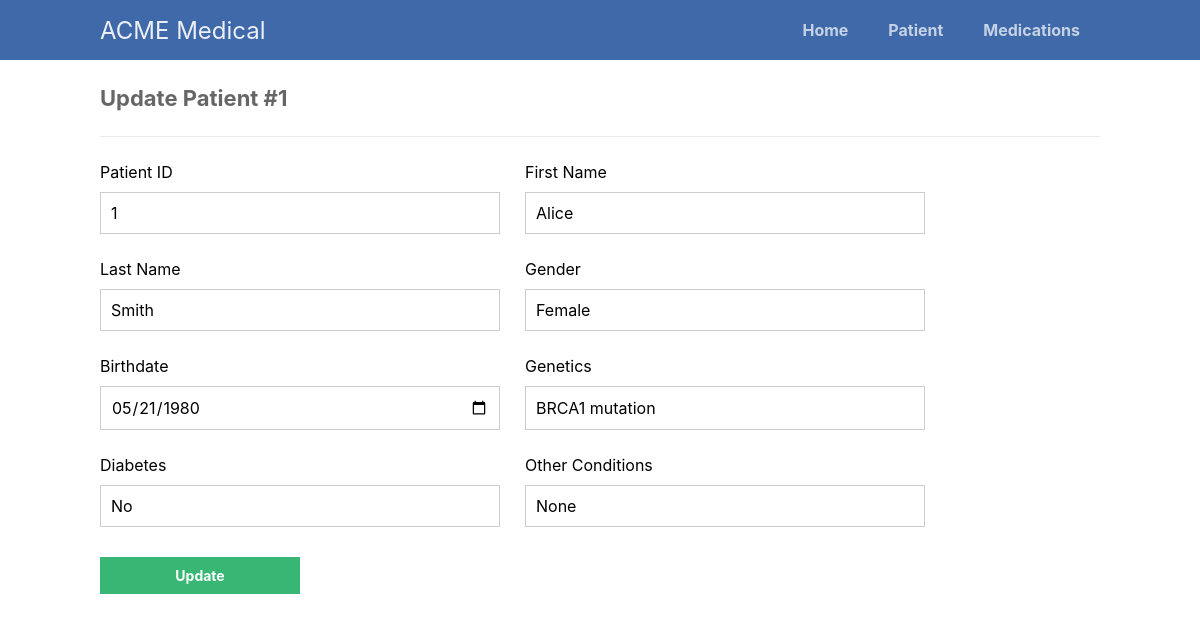
The app's page /scripts/patient/patient-update.php?PatientID=1 with its own data.
### tables this page shows
CREATE TABLE IF NOT EXISTS PatientInformation (
  PatientID INT AUTO_INCREMENT PRIMARY KEY,
  FirstName VARCHAR(255) NOT NULL,
  LastName VARCHAR(255) NOT NULL,
  Gender ENUM('Male', 'Female', 'Other') NOT NULL,
  Birthdate DATE NOT NULL,
  Genetics TEXT,
  Diabetes ENUM('Yes', 'No') NOT NULL,
  OtherConditions TEXT
);

### scripts/patient/patient-update.php (the view, shortened to what this page needs)
<?php
@include_once (APP_ROOT . APP_FOLDER_NAME . '/scripts/functions.php');
$pdo = pdo_connect_mysql();
if (isset($_GET['PatientID'])) {
    $stmt = $pdo->prepare('SELECT * FROM PatientInformation WHERE PatientID = ?');
    $stmt->execute([$_GET['PatientID']]);
    $patient = $stmt->fetch(PDO::FETCH_ASSOC);
} else {
    exit('No ID specified!');
}
?>
<?= template_header('Update Patient') ?>
<div class="content update">
    <h2>Update Patient #<?= $patient['PatientID'] ?></h2>
    <form action="patient-update.php?PatientID=<?= $patient['PatientID'] ?>" method="post">
        <label for="PatientID">Patient ID</label>
        <label for="FirstName">First Name</label>
        <input type="text" name="PatientID" placeholder="1" value="<?= $patient['PatientID'] ?>" id="PatientID">
        <input type="text" name="FirstName" placeholder="John" value="<?= $patient['FirstName'] ?>" id="FirstName">
        <label for="LastName">Last Name</label>
        <label for="Gender">Gender</label>
        <input type="text" name="LastName" placeholder="Doe" value="<?= $patient['LastName'] ?>" id="LastName">
        <input type="text" name="Gender" placeholder="Male" value="<?= $patient['Gender'] ?>" id="Gender">
        <label for="Birthdate">Birthdate</label>
        <label for="genetics">Genetics</label>
        <input type="date" name="Birthdate" value="<?= $patient['Birthdate'] ?>" id="Birthdate">
        <input type="text" name="Genetics" placeholder="Genetic Details" value="<?= $patient['Genetics'] ?>"id="genetics">
        <label for="Diabetes">Diabetes</label>
        <label for="OtherConditions">Other Conditions</label>
        <input type="text" name="Diabetes" placeholder="Yes/No" value="<?= $patient['Diabetes'] ?>" id="Diabetes">
        <input type="text" name="OtherConditions" placeholder="Other Medical Conditions"
            value="<?= $patient['OtherConditions'] ?>" id="OtherConditions">
        <input type="submit" value="Update">
    </form>
</div>
<?= template_footer() ?>

### styles/style.css (style rules this page uses)
* { box-sizing: border-box; font-family: -apple-system, BlinkMacSystemFont, "segoe ui", roboto, oxygen, ubuntu, cantarell, "fira sans", "droid sans", "helvetica neue", Arial, sans-serif; font-size: 16px; -webkit-font-smoothing: antialiased; -moz-osx-font-smoothing: grayscale; }
body { background-color: #FFFFFF; margin: 0; }
.content { width: 1000px; margin: 0 auto; }
.content h2 { margin: 0; padding: 25px 0; font-size: 22px; border-bottom: 1px solid #ebebeb; color: #666666; }
.update form { padding: 15px 0; display: flex; flex-flow: wrap; }
.update form label { display: inline-flex; width: 400px; padding: 10px 0; margin-right: 25px; }
.update form input { padding: 10px; width: 400px; margin-right: 25px; margin-bottom: 15px; border: 1px solid #cccccc; }
.update form input[type="submit"] { display: block; background-color: #38b673; border: 0; font-weight: bold; font-size: 14px; color: #FFFFFF; cursor: pointer; width: 200px; margin-top: 15px; }

### records on screen
patientinformation: PatientID "1", FirstName "Alice", LastName "Smith", Gender "Female", Birthdate "05/21/1980", Genetics "BRCA1 mutation", Diabetes "No", OtherConditions "None"
